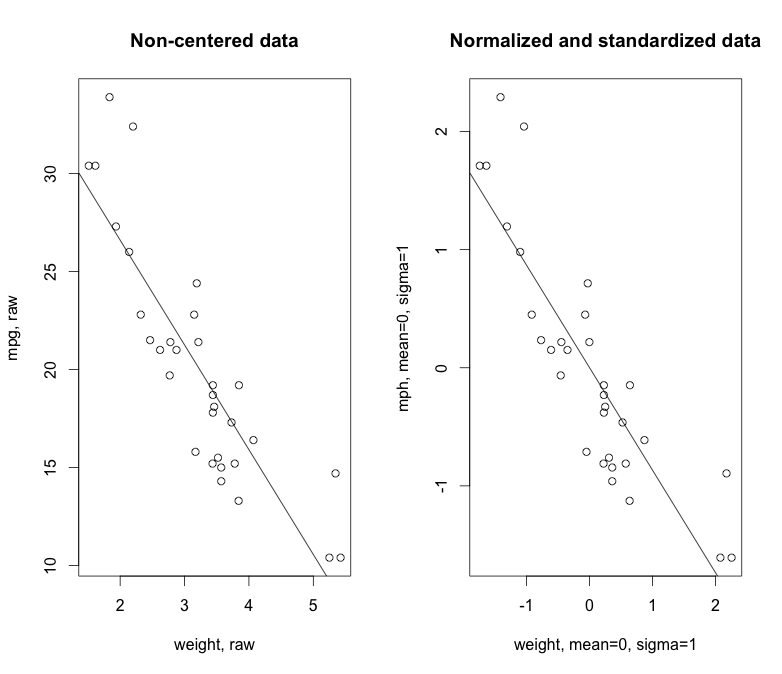

Write R code to recreate this figure.
par(mfrow=c(1,2))
plot(mtcars$wt, mtcars$mpg, main="Non-centered data", xlab="weight, raw", ylab="mpg, raw")
abline(f2$coef)
plot(weight, miles, main="Normalized and standardized data", xlab="weight, mean=0, sigma=1", ylab="mph, mean=0, sigma=1")
abline(f1$coef)
